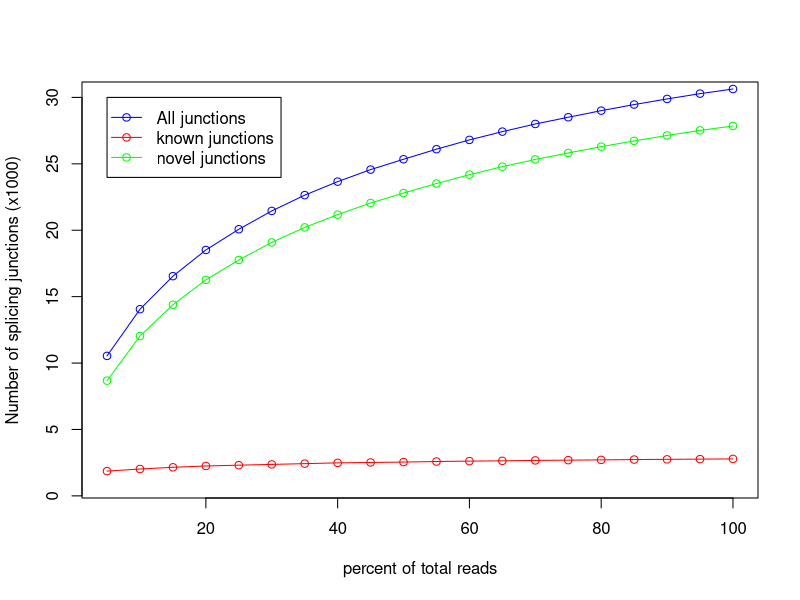

Here is the R script that generated this plot:
pdf('MCIC_FD_2024_105.junctionSaturation_plot.pdf')
x=c(5,10,15,20,25,30,35,40,45,50,55,60,65,70,75,80,85,90,95,100)
y=c(1865,2022,2152,2250,2312,2369,2427,2485,2515,2546,2586,2617,2638,2670,2689,2710,2734,2750,2767,2783)
z=c(10539,14054,16541,18514,20074,21453,22641,23659,24566,25344,26102,26801,27424,28001,28507,29003,29463,29885,30284,30632)
w=c(8674,12032,14389,16264,17762,19084,20214,21174,22051,22798,23516,24184,24786,25331,25818,26293,26729,27135,27517,27849)
m=max(2,30,27)
n=min(1,10,8)
plot(x,z/1000,xlab='percent of total reads',ylab='Number of splicing junctions (x1000)',type='o',col='blue',ylim=c(n,m))
points(x,y/1000,type='o',col='red')
points(x,w/1000,type='o',col='green')
legend(5,30, legend=c("All junctions","known junctions", "novel junctions"),col=c("blue","red","green"),lwd=1,pch=1)
dev.off()
